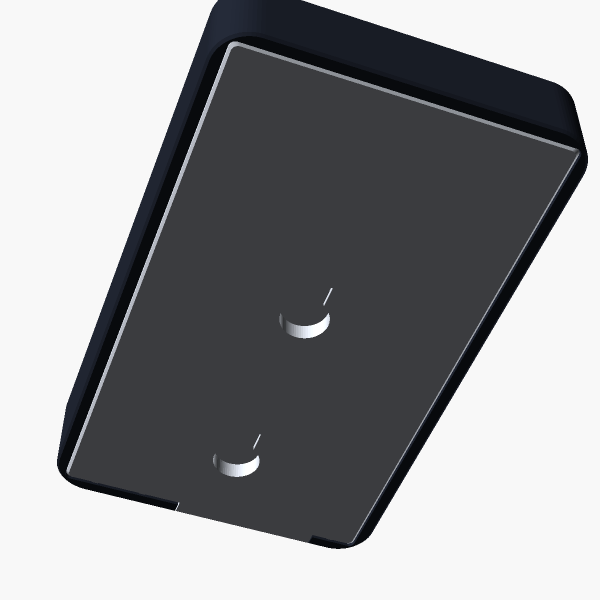
#> input picture case/out/preview_back.png, 1200 x 1200 px (shown at 1/2 size); its folder holds only this picture in this run
$ python contact_sheet.py
#> lines starting #> are read from the running program, lines starting #| are printed output that depends on the picture
"""Tile sim/out/*.png into one labelled image (sim/out/contact_sheet.png)."""
import glob, os, sys
from PIL import Image, ImageDraw, ImageFont

files = sorted(f for f in glob.glob("out/*.png") if "contact" not in f)
cols, scale, pad, label_h = 6, 0.5, 16, 26
w, h = int(480 * scale), int(640 * scale)
rows = (len(files) + cols - 1) // cols
sheet = Image.new("RGB", (cols * (w + pad) + pad, rows * (h + pad + label_h) + pad), (32, 36, 44))
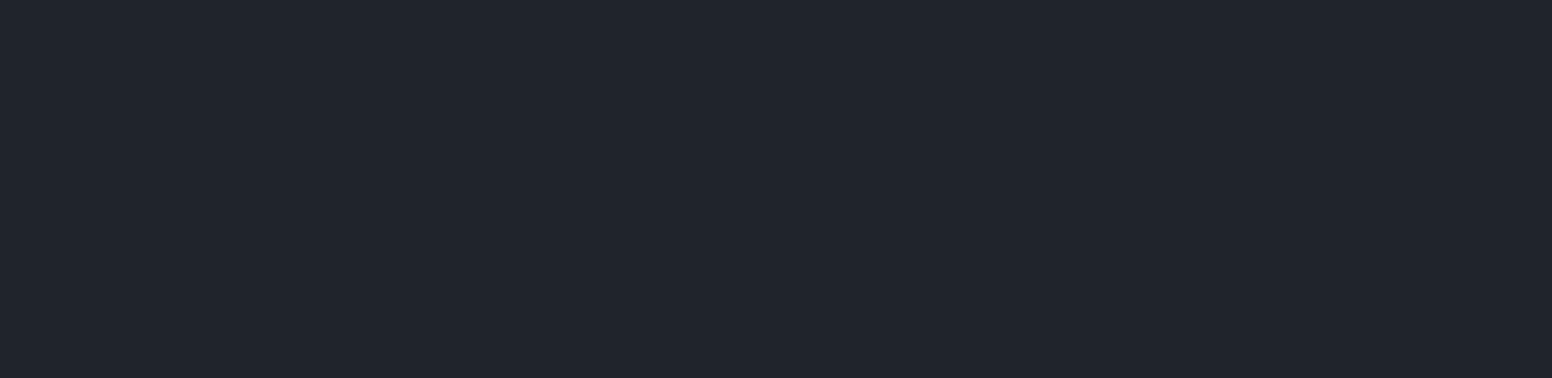
#> sheet: PIL image 1552x378 RGB; mean R, G, B 32, 36, 44
draw = ImageDraw.Draw(sheet)
try:
    font = ImageFont.truetype("/System/Library/Fonts/Helvetica.ttc", 15)
except OSError:
    font = ImageFont.load_default()
for i, f in enumerate(files):
    x = pad + (i % cols) * (w + pad)
    y = pad + (i // cols) * (h + pad + label_h)
    draw.text((x, y), os.path.basename(f)[:-4], fill=(200, 205, 215), font=font)
    sheet.paste(Image.open(f).resize((w, h), Image.LANCZOS), (x, y + label_h))
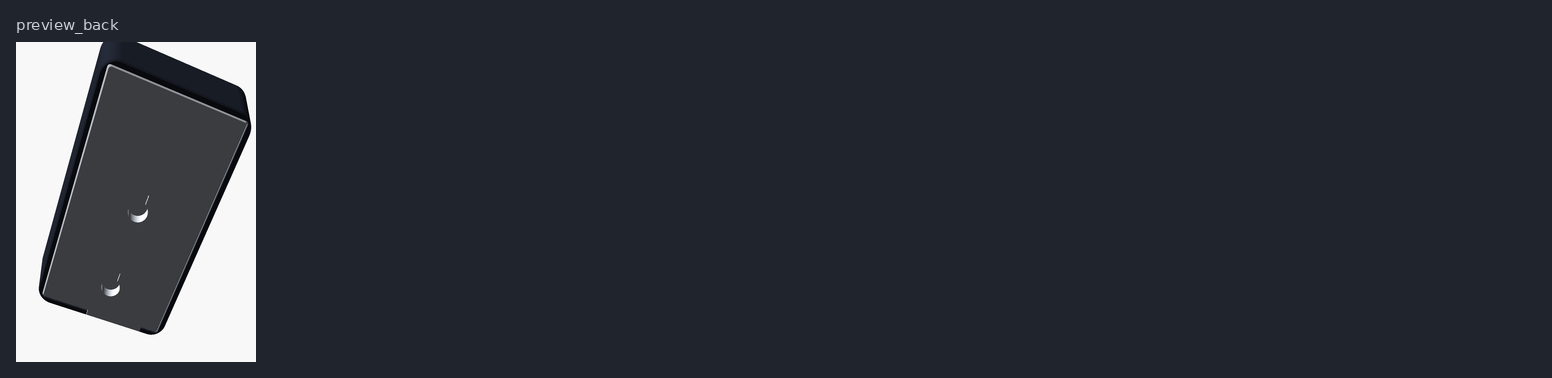
#> sheet: PIL image 1552x378 RGB; mean R, G, B 46.9, 50.5, 57.7
sheet.save("out/contact_sheet.png")
print(f"{len(files)} screens -> out/contact_sheet.png {sheet.size}")
#| 1 screens -> out/contact_sheet.png (1552, 378)

$ run again, on case/out/preview_bottom.png
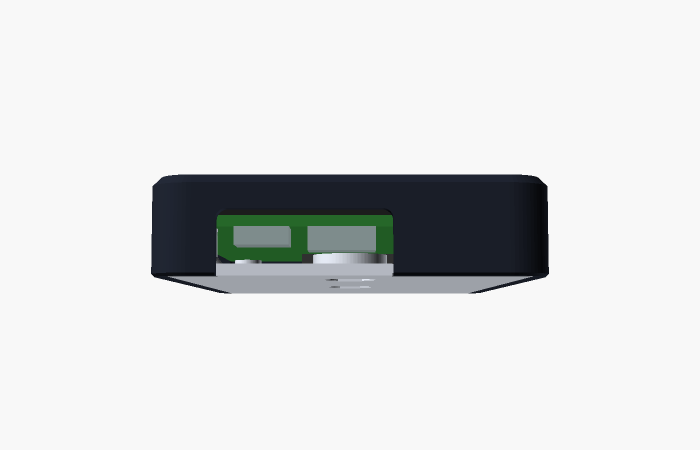
#> input picture case/out/preview_bottom.png, 1400 x 900 px (shown at 1/2 size)
#> `sheet.paste(Image.open(f).resize((w, h), Image.LANCZOS), (x, y + label..`:
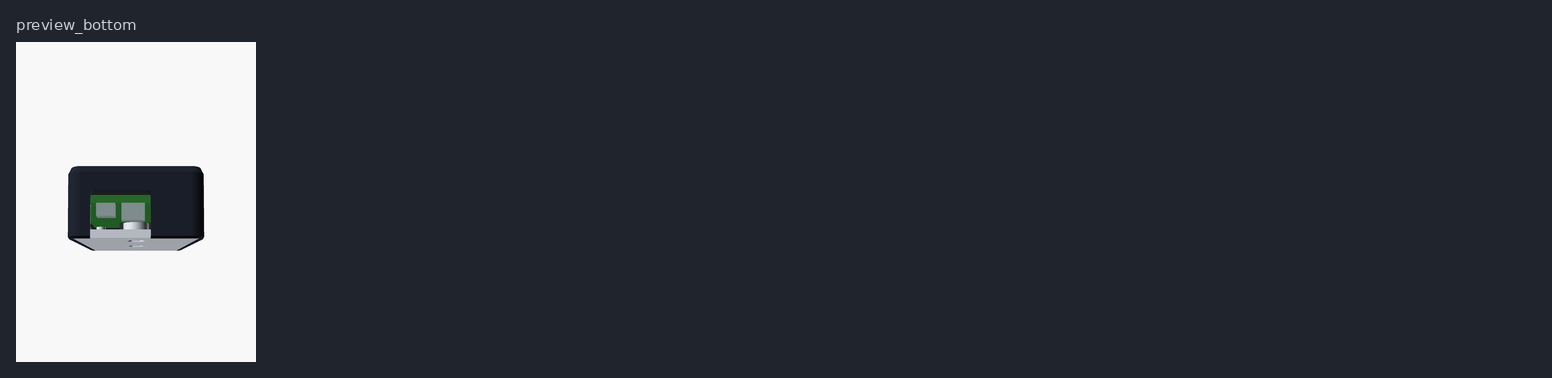
#> sheet: PIL image 1552x378 RGB; mean R, G, B 56.8, 60.4, 67.4
#| 1 screens -> out/contact_sheet.png (1552, 378)

$ run again, on case/out/preview_parts.png
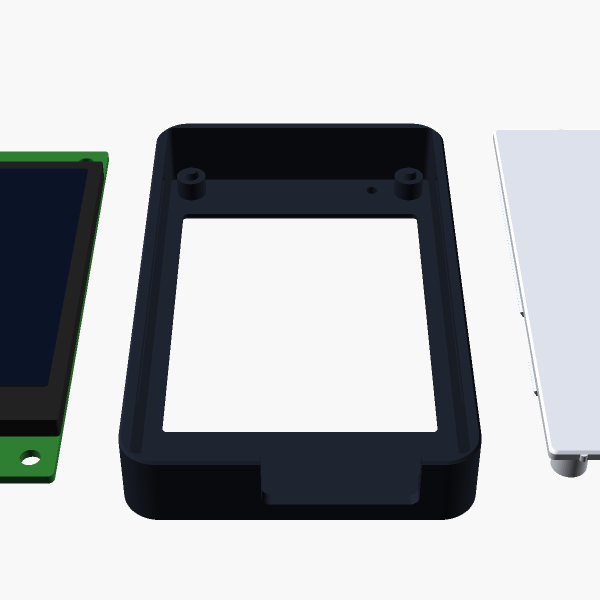
#> input picture case/out/preview_parts.png, 1200 x 1200 px (shown at 1/2 size)
#> `sheet.paste(Image.open(f).resize((w, h), Image.LANCZOS), (x, y + label..`:
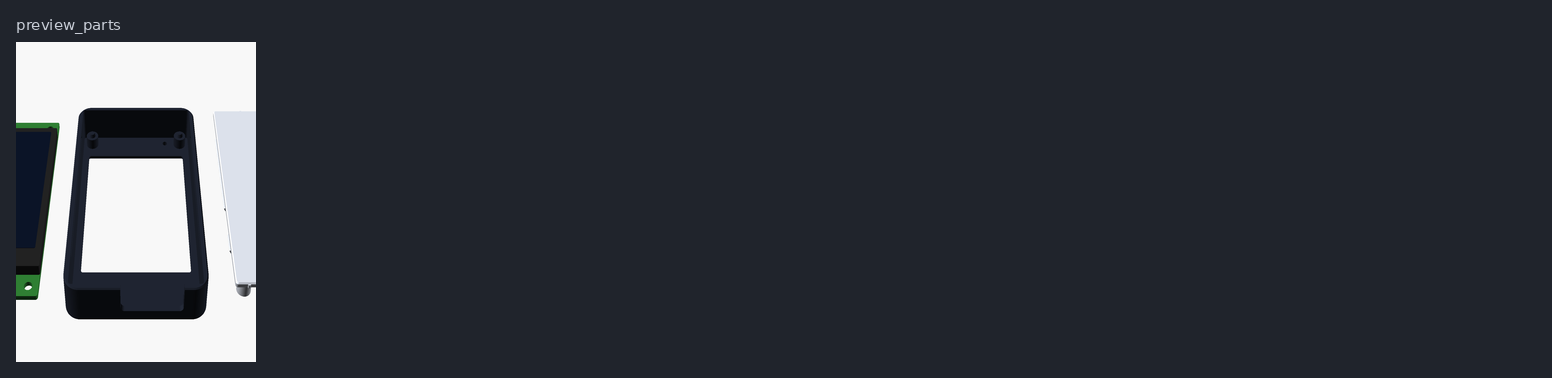
#> sheet: PIL image 1552x378 RGB; mean R, G, B 51.6, 55.4, 62.7
#| 1 screens -> out/contact_sheet.png (1552, 378)
